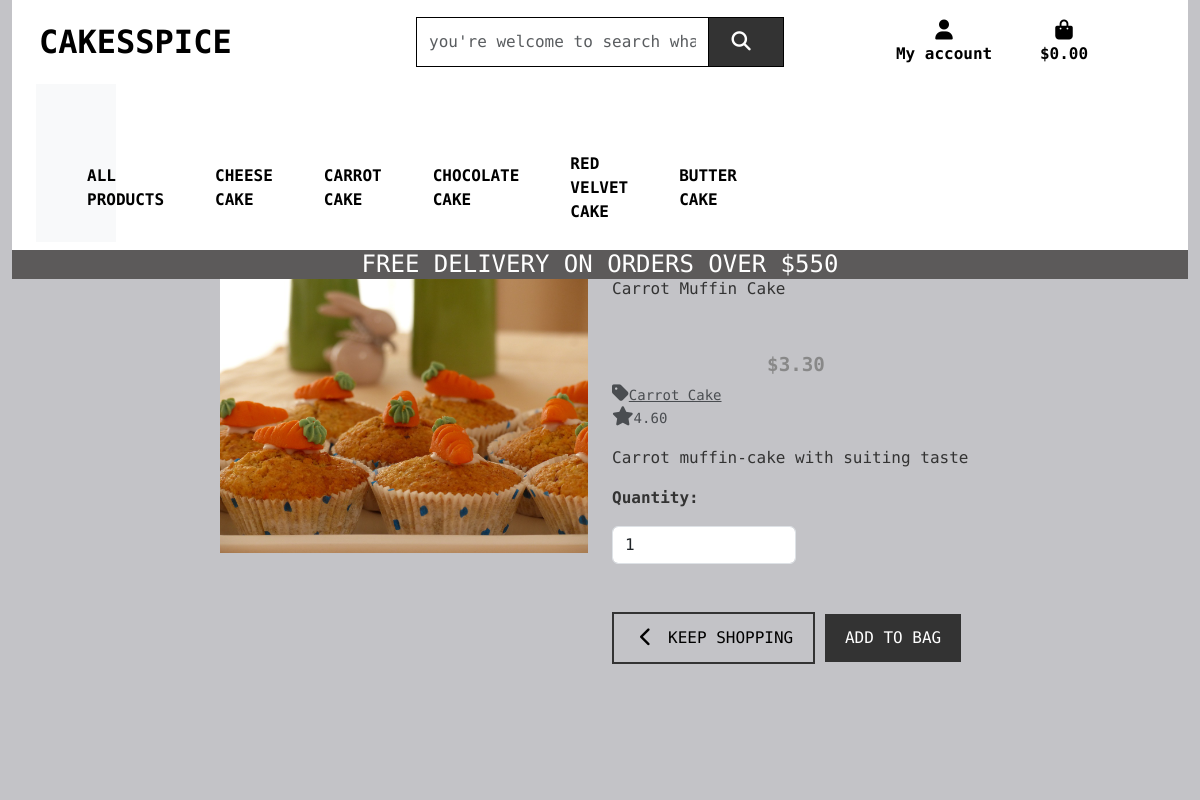
/products/5, run on the app's committed database.
### products/models.py (models this page shows, shortened)
class Product(models.Model):
    name = models.CharField(max_length=500)
    price = models.DecimalField(max_digits=10, decimal_places=2)
    description = models.TextField(default=now)
    category = models.ForeignKey('Category', on_delete=models.CASCADE, default=1)
    rating = models.DecimalField(max_digits=6, decimal_places=2, null=False, default=0.0)
    imageUrl = models.URLField(null=True, blank=True)
    image = models.ImageField(upload_to='products/', null=True, blank=True)

class Category(models.Model):
    class Meta:
        verbose_name_plural = 'Categories'
    name = models.CharField(max_length=500)
    description = models.TextField(default=now)
    created_at = models.DateTimeField(default=now)

### products/views.py (the view)
# urls.py: path('<item_id>', views.product_details, name='product_detail'),
def product_details(request, item_id):
    product = get_object_or_404(Product, id=item_id)
    context = {
        'product': product,
        'item_id': item_id,
    }
    return render(request, 'products/product_details.html', context)

### bag/context.py (called while the page is built, shortened)
def bag_contents(request):
    bag_items = []
    total = 0
    product_count = 0
    bag = request.session.get('bag', {})
    if total < settings.FREE_DELIVERY_THRESHOLD:
        delivery = total * Decimal(settings.STANDARD_DELIVERY_PERCENTAGE / 100)
        free_delivery_delta = settings.FREE_DELIVERY_THRESHOLD - total
    else:
        delivery = 0
        free_delivery_delta = 0
    grand_total = delivery + total
    context = {
        'bag_items': bag_items,
        'total': total,
        'product_count': product_count,
        'delivery': delivery,
        'free_delivery_delta': free_delivery_delta,
        'free_delivery_threshold': free_delivery_delta,
        'grand_total': grand_total
    }
    return context

### products/templates/products/product_details.html (shortened to what this page needs)
{% extends "base.html" %}
{% load static %}
{% block content %}
    <div class="overlay"></div>
    <div class="container-fluid">
        <div class="row">
            <div class="col-12 col-md-6 col-lg-4 offset-lg-2">
                <div class="image-container my-5">
                    {% if product.image %}
                        <a href="{{ product.image.url }}" target="_blank">
                            <img class="card-img-top img-fluid" src="{{ product.image.url}}" alt="{{ product.name }}">
                        </a>
                        {% else %}
                        <a href="">
                            <img class="card-img-top img-fluid" src="{{ MEDIA_URL}}noimage.png" alt="{{ product.name }}">
                        </a>
                    {% endif %}
                </div>
            </div>
            <div class="col-12 col-md-6 col-lg-4">
                <div class="product-details-container mb-5 mt-md-5">
                    <p class="mb-0">{{ product.name }}</p>
                    <p class="lead mb-0 text-left font-weight-bold">${{ product.price }}</p>
                    {% if product.category %}
                    <p class="small mt-1 mb-0">
                        <a class="text-muted" href="{% url 'products' %}?category={{ product.category.name }}">
                            <i class="fas fa-tag mr-1"></i>{{product.category.name}}
                        </a>
                    </p>
                    {% endif %}
                    {% if product.rating %}
                        <small class="text-muted"><i class="fas fa-star mr-1"></i>{{ product.rating}}</small>
                    {% else %}
                        <small class="text-muted"> No Rating</small>
                    {% endif %}
                    <p class="mt-3">{{ product.description}}</p>
                    <form class="form" action="{% url 'add_to_bag' product.id %}" method="POST">
                        <div class="form-row">
                            <div class="col-12">
                                <p class="mt-3"><strong>Quantity:</strong></p>
                                <div class="form-group w-50">
                                    <div class="input-group">
                                        <input class="form-control qty-input" type="number" name="quantity" value="1" min="1" max="99" data-item_id="{{ product.id }}" id="id_qty_{{product.id}}">
                                    </div>
                                </div>
                            </div>
                            <div class="col-12">
                                <a href="{% url 'products' %}" class="btn btn-outline-black rounded-0 mt-5">
                                    <span class="icon">
                                        <i class="fas fa-chevron-left"></i>
                                    </span>
                                    <span class="text-uppercase">Keep Shopping</span>
                                </a>
                                <input type="submit" class="btn btn-black rounded-0 text-uppercase mt-5" value="Add to Bag">
                            </div>
                        </div>
                    </form>
                </div>
            </div>
        </div>
    </div>
{% endblock %}

### static/css/base.css (style rules this page uses)
html { height: 100%; }
.icon { align-items: center; display: inline-flex; justify-content: center; height: 1.5rem; width: 1.5rem; }
.btn-black { background: black; color: white; }
.btn-outline-black { background: white; color: black !important; border: 1px solid black; }
.overlay { height: 100%; width: 100%; top: 0; left: 0; position: fixed; background: white; z-index: -1; }
body { font-family: Geist Mono; background-color: #f4f4f9; color: #333; margin: 0; padding: 0; }
.overlay { position: absolute; top: 0; left: 0; width: 100%; height: 100%; background: rgba(0, 0, 0, 0.2); z-index: -1; }
.row { margin: 0; }
.btn { padding: 12px 20px; font-size: 1rem; border-radius: 30px; display: inline-flex; align-items: center; justify-content: center; }
.btn-outline-black { border: 2px solid #333; color: #333; background-color: transparent; transition: all 0.3s ease; }
.btn-black { background-color: #333; color: white; border: none; transition: all 0.3s ease; }
.icon { margin-right: 10px; }
.fas { font-size: 1.2rem; }
.lead { font-size: 1.2rem; font-weight: bold; color: #888; text-align: center; margin-top: 50px; }
.btn-outline-black { margin-top: 20px; }

### data on the page
Product: image (picture), name "Carrot Muffin Cake", price "3.30", category.name "Carrot Cake", rating "4.60", description "Carrot muffin-cake with suiting taste"

### other printed values
{{ free_delivery_threshold }} "50"
